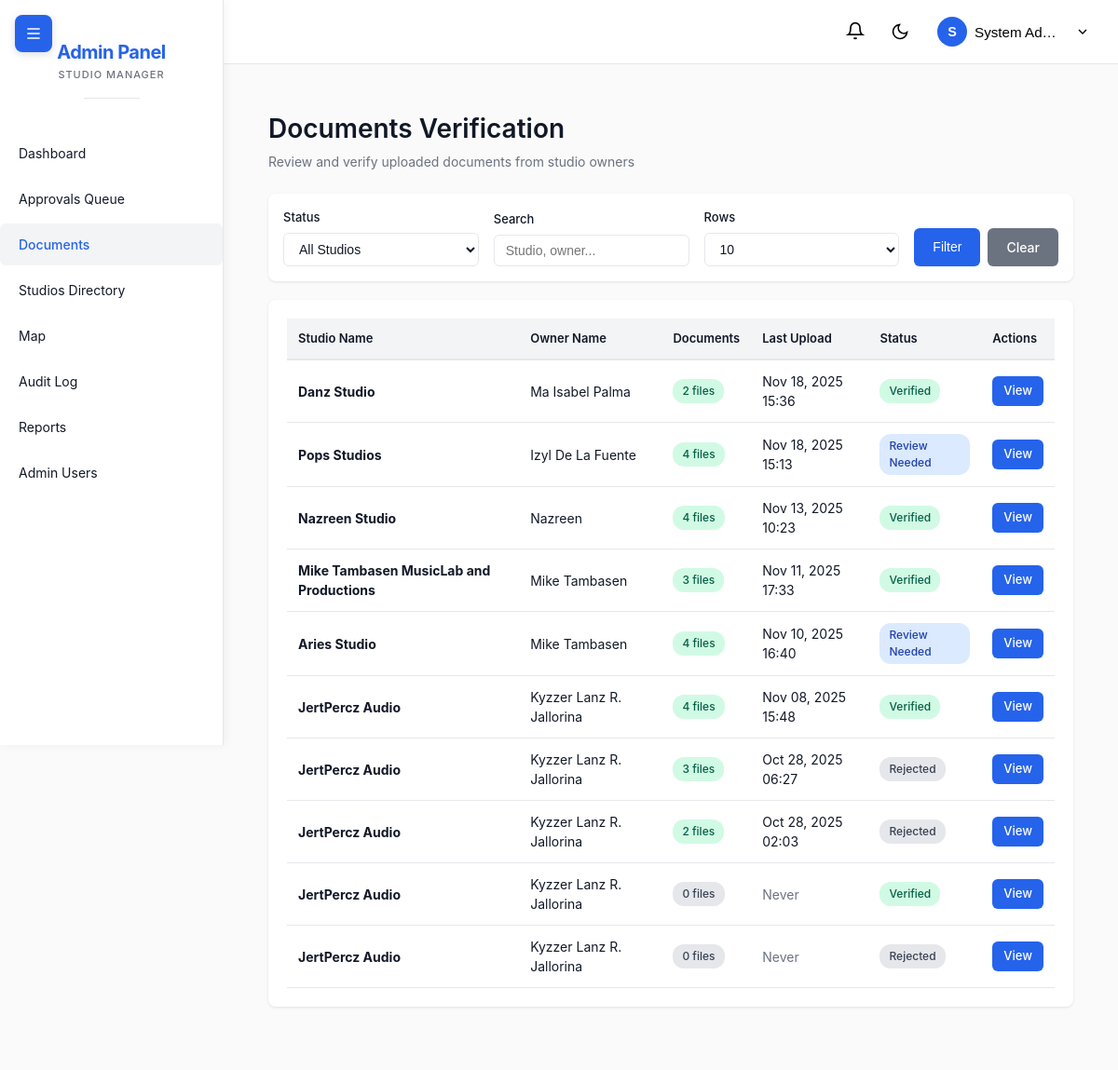
The page /admin/php/documents.php (signed in) on the database its author committed.
### tables this page shows
CREATE TABLE IF NOT EXISTS `studio_registrations` (
  `registration_id` int(11) NOT NULL AUTO_INCREMENT,
  `studio_id` int(11) DEFAULT NULL,
  `business_name` varchar(255) NOT NULL,
  `owner_name` varchar(255) NOT NULL,
  `owner_email` varchar(255) NOT NULL,
  `owner_phone` varchar(20) NOT NULL,
  `business_address` text NOT NULL,
  `business_type` enum('recording_studio','rehearsal_space','production_house','multi_purpose') NOT NULL,
  `plan_id` int(11) NOT NULL,
  `subscription_duration` enum('monthly','yearly') NOT NULL,
  `registration_status` enum('pending','approved_pending_payment','approved','rejected','requires_info','payment_expired','payment_submitted') DEFAULT 'pending',
  `admin_notes` text DEFAULT NULL,
  `rejection_reason` text DEFAULT NULL,
  `reviewed_by` int(11) DEFAULT NULL,
  `reviewed_at` datetime DEFAULT NULL,
  `approved_by` int(11) DEFAULT NULL,
  `approved_at` datetime DEFAULT NULL,
  `submitted_at` timestamp NULL DEFAULT current_timestamp(),
  `updated_at` timestamp NULL DEFAULT current_timestamp() ON UPDATE current_timestamp(),
  PRIMARY KEY (`registration_id`),
  KEY `owner_email` (`owner_email`),
  KEY `registration_status` (`registration_status`),
  KEY `fk_approved_by` (`approved_by`),
  KEY `fk_plan_id` (`plan_id`),
  KEY `fk_studio_id` (`studio_id`),
  CONSTRAINT `fk_approved_by` FOREIGN KEY (`approved_by`) REFERENCES `admin_users` (`admin_id`),
  CONSTRAINT `fk_plan_id` FOREIGN KEY (`plan_id`) REFERENCES `subscription_plans` (`plan_id`),
  CONSTRAINT `fk_studio_id` FOREIGN KEY (`studio_id`) REFERENCES `studios` (`StudioID`) ON DELETE NO ACTION ON UPDATE NO ACTION
);

### admin/php/documents.php (the view, shortened to what this page needs)
<?php
$status = $_GET['status'] ?? 'all';
$search = $_GET['search'] ?? '';
$limit = (int)($_GET['limit'] ?? 10);
$page = max(1, (int)($_GET['page'] ?? 1));
$offset = ($page - 1) * $limit;
$query = "
    SELECT
        sr.registration_id,
        sr.business_name as studio_name,
        sr.owner_name,
        sr.owner_email,
        sr.registration_status as reg_status,
        COUNT(d.document_id) as doc_count,
        MAX(d.uploaded_at) as last_upload
    FROM studio_registrations sr
    LEFT JOIN documents d ON sr.registration_id = d.registration_id
    WHERE 1=1
";
$params = [];
$query .= "
    GROUP BY sr.registration_id
    ORDER BY
        MAX(d.uploaded_at) IS NULL,
        MAX(d.uploaded_at) DESC,
        sr.registration_id DESC
    LIMIT ? OFFSET ?
";
$params[] = $limit;
$params[] = $offset;
$db = Database::getInstance()->getConnection();
$stmt = $db->prepare($query);
$stmt->execute($params);
$studios = $stmt->fetchAll();
include __DIR__ . '/views/components/header.php';
?>
        <div class="page-header">
            <div>
                <h1>Documents Verification</h1>
                <p>Review and verify uploaded documents from studio owners</p>
            </div>
        </div>
        <div class="filters">
            <form method="GET" action="" style="display:flex;gap:16px;flex:1;flex-wrap:wrap;align-items:end;">
                <div class="filter-group">
                    <label class="filter-label">Status</label>
                    <select name="status" class="filter-select" onchange="this.form.submit()">
                        <option value="all" <?= $status === 'all' ? 'selected' : '' ?>>All Studios</option>
                    </select>
                </div>
                <div class="filter-group">
                    <label class="filter-label">Search</label>
                    <input type="text" name="search" class="filter-input" placeholder="Studio, owner..." value="<?= htmlspecialchars($search) ?>">
                </div>
                <div class="filter-group">
                    <label class="filter-label">Rows</label>
                    <select name="limit" class="filter-select" onchange="this.form.submit()">
                        <option value="10" <?= $limit == 10 ? 'selected' : '' ?>>10</option>
                    </select>
                </div>
                <div style="display:flex;gap:8px;">
                    <button type="submit" class="btn btn-primary">Filter</button>
                    <a href="../admin/documents.php" class="btn btn-secondary">Clear</a>
                </div>
            </form>
        </div>
        <div class="card">
            <div class="table-responsive">
                <table>
                    <thead>
                        <tr>
                            <th>Studio Name</th>
                            <th>Owner Name</th>
                            <th>Documents</th>
                            <th>Last Upload</th>
                            <th>Status</th>
                            <th>Actions</th>
                        </tr>
                    </thead>
                    <tbody>
                        <?php if (empty($studios)): ?>
                            <tr><td colspan="6" class="text-center">No studios found</td></tr>
                        <?php else: foreach ($studios as $studio): ?>
                            <tr>
                                <td><strong><?= htmlspecialchars($studio['studio_name']) ?></strong></td>
                                <td><?= htmlspecialchars($studio['owner_name']) ?></td>
                                <td>
                                    <span class="badge <?= $studio['doc_count'] > 0 ? 'badge-success' : 'badge-secondary' ?>">
                                        <?= $studio['doc_count'] ?> file<?= $studio['doc_count'] != 1 ? 's' : '' ?>
                                    </span>
                                </td>
                                <td>
                                    <?= $studio['last_upload']
                                        ? date('M d, Y H:i', strtotime($studio['last_upload']))
                                        : '<span class="text-muted">Never</span>' ?>
                                </td>
                                <td>
                                    <?php
                                    if ($studio['reg_status'] === 'approved') echo '<span class="badge badge-success">Verified</span>';
                                    elseif ($studio['reg_status'] === 'pending' && $studio['doc_count'] > 0) echo '<span class="badge badge-info">Review Needed</span>';
                                    elseif ($studio['reg_status'] === 'pending' && $studio['doc_count'] == 0) echo '<span class="badge badge-warning">Awaiting Upload</span>';
                                    else echo '<span class="badge badge-secondary">' . ucfirst($studio['reg_status']) . '</span>';
                                    ?>
                                </td>
                                <td>
                                    <a href="../php/approval-detail.php?id=<?= $studio['registration_id'] ?>" class="btn btn-sm btn-primary">View</a>
                                </td>
                            </tr>
                        <?php endforeach; endif; ?>
                    </tbody>
                </table>
            </div>
        </div>
    </div>
</div>
<?php include __DIR__ . '/views/components/footer.php'; ?>

### admin/css/admin.css (style rules this page uses)
* { margin: 0; padding: 0; box-sizing: border-box; }
:root { --primary: #2563eb; --success: #10b981; --warning: #f59e0b; --danger: #ef4444; --secondary: #6b7280; --dark: #1f2937; --light: #f3f4f6; --border: #e5e7eb; --text: #111827; --text-muted: #6b7280; --bg: #fafafa; --card: #ffffff; }
body { font-family: -apple-system, BlinkMacSystemFont, "Segoe UI", Roboto, "Helvetica Neue", Arial, sans-serif; font-size: 14px; color: var(--text); background: var(--bg); line-height: 1.5; transition: background-color 0.3s ease, color 0.3s ease; }
.filters { background: var(--card); padding: 16px; border-radius: 8px; margin-bottom: 20px; display: flex; gap: 16px; flex-wrap: wrap; align-items: center; box-shadow: 0 1px 3px rgba(0,0,0,0.1); font-size: 14px; transition: background-color 0.3s ease; }
.filter-group { display: flex; flex-direction: column; gap: 6px; min-width: 160px; }
.filter-label { font-weight: 500; color: var(--text); font-size: 13px; }
.filter-select, .filter-input { padding: 8px 12px; border: 1px solid var(--border); border-radius: 6px; font-size: 14px; background: var(--card); color: var(--text); transition: background-color 0.3s ease, border-color 0.3s ease; }
.page-header { margin-bottom: 24px; }
.page-header h1 { font-size: 28px; font-weight: 600; margin-bottom: 4px; }
.page-header p { color: var(--text-muted); }
.btn { padding: 10px 20px; border: none; border-radius: 6px; font-size: 14px; font-weight: 500; cursor: pointer; transition: all 0.2s; text-decoration: none; display: inline-block; }
.btn-primary { background: var(--primary); color: white; }
.btn-secondary { background: var(--secondary); color: white; }
.btn-sm { padding: 6px 12px; font-size: 13px; }
.badge { padding: 4px 10px; border-radius: 12px; font-size: 12px; font-weight: 500; display: inline-block; }
.badge-success { background: #d1fae5; color: #065f46; }
.badge-info { background: #dbeafe; color: #1e40af; }
.badge-secondary { background: #e5e7eb; color: #374151; }
.card { background: var(--card); border-radius: 8px; padding: 20px; box-shadow: 0 1px 3px rgba(0, 0, 0, 0.1); margin-bottom: 20px; transition: background-color 0.3s ease; }
table { width: 100%; border-collapse: collapse; }
th { background: var(--light); padding: 12px; text-align: left; font-weight: 600; font-size: 13px; border-bottom: 2px solid var(--border); color: var(--text); transition: background-color 0.3s ease; }
td { padding: 12px; border-bottom: 1px solid var(--border); color: var(--text); }
.filters { background: var(--card); padding: 16px; border-radius: 8px; margin-bottom: 20px; display: flex; gap: 12px; flex-wrap: wrap; align-items: flex-end; transition: background-color 0.3s ease; }
.filter-group { flex: 1; min-width: 180px; }
.text-muted { color: var(--text-muted); }

### rows shown on the page
studio_registrations: business_name "Danz Studio", owner_name "Ma Isabel Palma", doc_count "2", last_upload "Nov 18, 2025 15:36", registration_status "Verified"
studio_registrations: business_name "Pops Studios", owner_name "Izyl De La Fuente", doc_count "4", last_upload "Nov 18, 2025 15:13", registration_status "Review Needed"
studio_registrations: business_name "Nazreen Studio", owner_name "Nazreen", doc_count "4", last_upload "Nov 13, 2025 10:23", registration_status "Verified"
studio_registrations: business_name "Mike Tambasen MusicLab and Productions", owner_name "Mike Tambasen", doc_count "3", last_upload "Nov 11, 2025 17:33", registration_status "Verified"
studio_registrations: business_name "Aries Studio", owner_name "Mike Tambasen", doc_count "4", last_upload "Nov 10, 2025 16:40", registration_status "Review Needed"
studio_registrations: business_name "JertPercz Audio", owner_name "Kyzzer Lanz R. Jallorina", doc_count "4", last_upload "Nov 08, 2025 15:48", registration_status "Verified"
studio_registrations: business_name "JertPercz Audio", owner_name "Kyzzer Lanz R. Jallorina", doc_count "3", last_upload "Oct 28, 2025 06:27", registration_status "Rejected"
studio_registrations: business_name "JertPercz Audio", owner_name "Kyzzer Lanz R. Jallorina", doc_count "2", last_upload "Oct 28, 2025 02:03", registration_status "Rejected"
studio_registrations: business_name "JertPercz Audio", owner_name "Kyzzer Lanz R. Jallorina", doc_count "0", shows "Never", registration_status "Verified"
studio_registrations: business_name "JertPercz Audio", owner_name "Kyzzer Lanz R. Jallorina", doc_count "0", shows "Never", registration_status "Rejected"

### other values the page prints
substr($adminName, 0, 1) "S"
$adminName "System Ad…"
